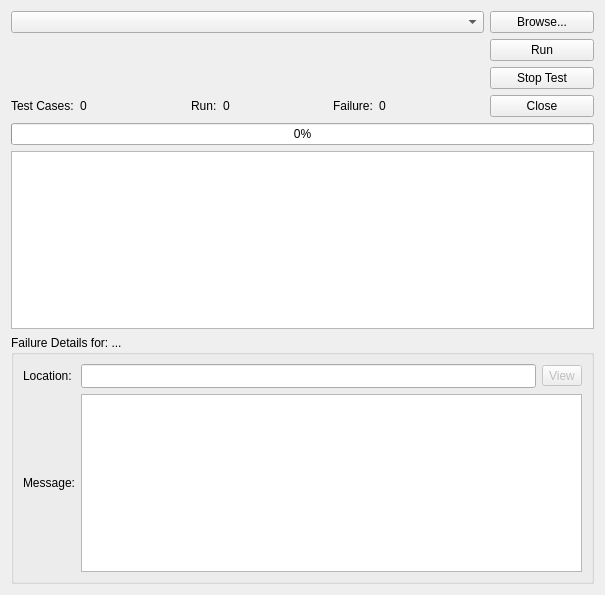
<?xml version="1.0" encoding="UTF-8"?>
<ui version="4.0">
 <class>TestRunnerWindow</class>
 <widget class="QWidget" name="TestRunnerWindow">
  <property name="geometry">
   <rect>
    <x>0</x>
    <y>0</y>
    <width>605</width>
    <height>595</height>
   </rect>
  </property>
  <property name="windowTitle">
   <string>Qt Test Runner</string>
  </property>
  <layout class="QGridLayout" name="gridLayout">
   <item row="0" column="0" colspan="6">
    <widget class="QComboBox" name="comboTest">
     <property name="maxVisibleItems">
      <number>20</number>
     </property>
     <property name="maxCount">
      <number>20</number>
     </property>
     <property name="insertPolicy">
      <enum>QComboBox::InsertAtTop</enum>
     </property>
     <property name="sizeAdjustPolicy">
      <enum>QComboBox::AdjustToContents</enum>
     </property>
     <property name="duplicatesEnabled">
      <bool>false</bool>
     </property>
    </widget>
   </item>
   <item row="1" column="6">
    <widget class="QPushButton" name="pushButton_Run">
     <property name="text">
      <string>Run</string>
     </property>
    </widget>
   </item>
   <item row="2" column="6">
    <widget class="QPushButton" name="pushButton_Stop">
     <property name="text">
      <string>Stop Test</string>
     </property>
    </widget>
   </item>
   <item row="3" column="6">
    <widget class="QPushButton" name="pushButton_Close">
     <property name="text">
      <string>Close</string>
     </property>
    </widget>
   </item>
   <item row="0" column="6">
    <widget class="QPushButton" name="pushButton_Browse">
     <property name="text">
      <string>Browse...</string>
     </property>
    </widget>
   </item>
   <item row="3" column="0">
    <widget class="QLabel" name="label_2">
     <property name="sizePolicy">
      <sizepolicy hsizetype="Fixed" vsizetype="Preferred">
       <horstretch>0</horstretch>
       <verstretch>0</verstretch>
      </sizepolicy>
     </property>
     <property name="text">
      <string>Test Cases:</string>
     </property>
    </widget>
   </item>
   <item row="3" column="1">
    <widget class="QLabel" name="label_TestCaseCount">
     <property name="text">
      <string>0</string>
     </property>
    </widget>
   </item>
   <item row="3" column="2">
    <widget class="QLabel" name="label_3">
     <property name="sizePolicy">
      <sizepolicy hsizetype="Fixed" vsizetype="Preferred">
       <horstretch>0</horstretch>
       <verstretch>0</verstretch>
      </sizepolicy>
     </property>
     <property name="text">
      <string>Run:</string>
     </property>
    </widget>
   </item>
   <item row="3" column="3">
    <widget class="QLabel" name="label_TestRunCount">
     <property name="text">
      <string>0</string>
     </property>
    </widget>
   </item>
   <item row="3" column="4">
    <widget class="QLabel" name="label_4">
     <property name="sizePolicy">
      <sizepolicy hsizetype="Fixed" vsizetype="Preferred">
       <horstretch>0</horstretch>
       <verstretch>0</verstretch>
      </sizepolicy>
     </property>
     <property name="text">
      <string>Failure:</string>
     </property>
    </widget>
   </item>
   <item row="3" column="5">
    <widget class="QLabel" name="label_FailureCount">
     <property name="text">
      <string>0</string>
     </property>
    </widget>
   </item>
   <item row="4" column="0" colspan="7">
    <widget class="QProgressBar" name="progressBar_Run">
     <property name="value">
      <number>0</number>
     </property>
    </widget>
   </item>
   <item row="6" column="0" colspan="7">
    <widget class="QGroupBox" name="groupBox_Details">
     <property name="sizePolicy">
      <sizepolicy hsizetype="Preferred" vsizetype="Expanding">
       <horstretch>0</horstretch>
       <verstretch>0</verstretch>
      </sizepolicy>
     </property>
     <property name="title">
      <string>Failure Details for: ...</string>
     </property>
     <layout class="QGridLayout" name="gridLayout_2">
      <item row="0" column="0">
       <widget class="QLabel" name="label">
        <property name="text">
         <string>Location:</string>
        </property>
       </widget>
      </item>
      <item row="2" column="0">
       <widget class="QLabel" name="label_5">
        <property name="text">
         <string>Message:</string>
        </property>
       </widget>
      </item>
      <item row="0" column="1">
       <widget class="QLineEdit" name="lineEdit_Location">
        <property name="minimumSize">
         <size>
          <width>0</width>
          <height>24</height>
         </size>
        </property>
        <property name="readOnly">
         <bool>true</bool>
        </property>
       </widget>
      </item>
      <item row="2" column="1" colspan="2">
       <widget class="QPlainTextEdit" name="plainTextEdit_Message">
        <property name="sizePolicy">
         <sizepolicy hsizetype="Expanding" vsizetype="Preferred">
          <horstretch>0</horstretch>
          <verstretch>0</verstretch>
         </sizepolicy>
        </property>
        <property name="readOnly">
         <bool>true</bool>
        </property>
       </widget>
      </item>
      <item row="0" column="2">
       <widget class="QToolButton" name="toolButton_View">
        <property name="enabled">
         <bool>false</bool>
        </property>
        <property name="text">
         <string>View</string>
        </property>
       </widget>
      </item>
     </layout>
    </widget>
   </item>
   <item row="5" column="0" colspan="7">
    <widget class="QTableView" name="failureView">
     <property name="editTriggers">
      <set>QAbstractItemView::NoEditTriggers</set>
     </property>
     <property name="alternatingRowColors">
      <bool>true</bool>
     </property>
     <property name="selectionMode">
      <enum>QAbstractItemView::SingleSelection</enum>
     </property>
     <property name="selectionBehavior">
      <enum>QAbstractItemView::SelectRows</enum>
     </property>
     <property name="gridStyle">
      <enum>Qt::NoPen</enum>
     </property>
     <attribute name="horizontalHeaderCascadingSectionResizes">
      <bool>true</bool>
     </attribute>
     <attribute name="horizontalHeaderStretchLastSection">
      <bool>true</bool>
     </attribute>
     <attribute name="verticalHeaderVisible">
      <bool>false</bool>
     </attribute>
    </widget>
   </item>
  </layout>
 </widget>
 <resources/>
 <connections/>
</ui>
